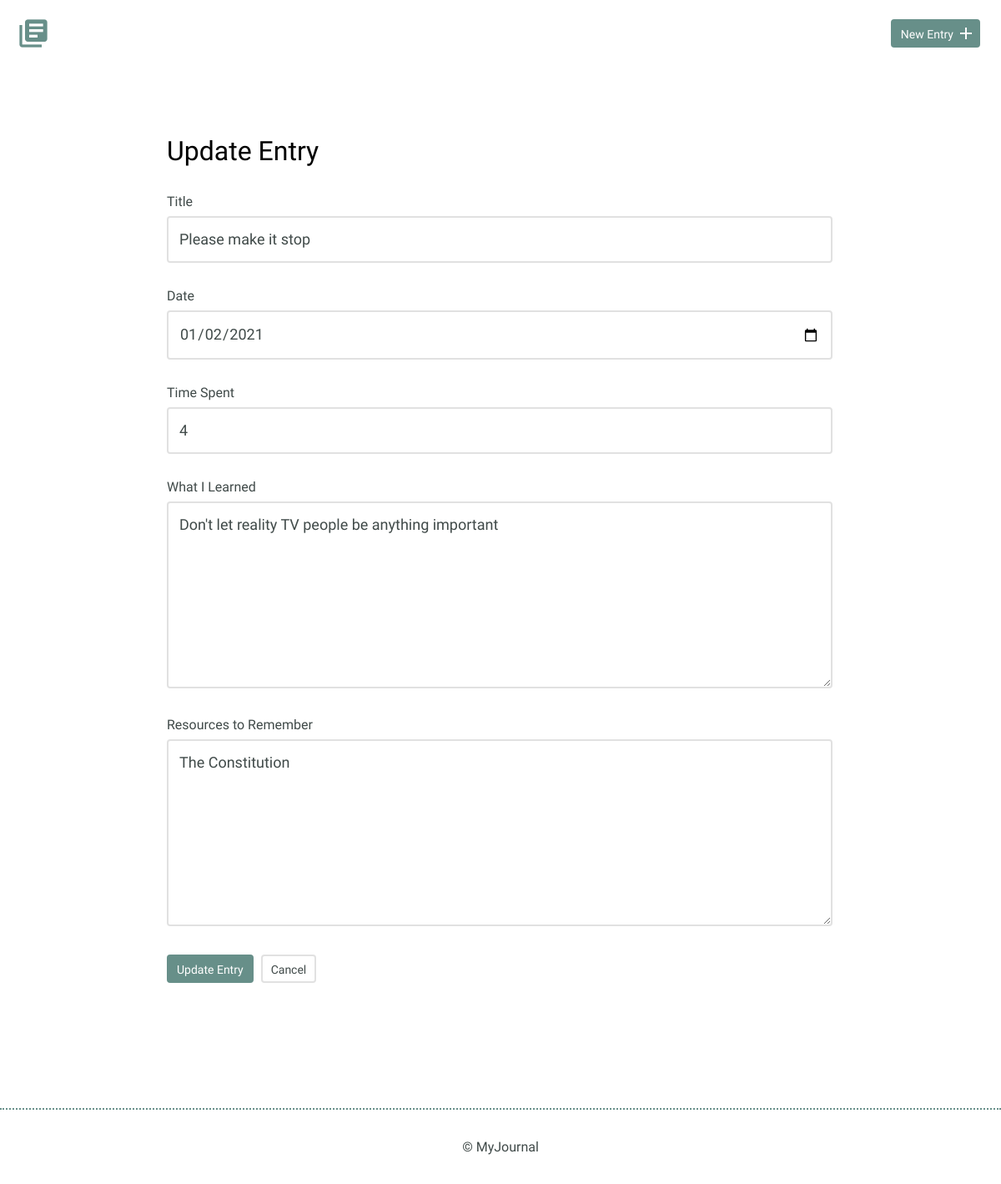
Before: /new.php?id=24 with the older database file.
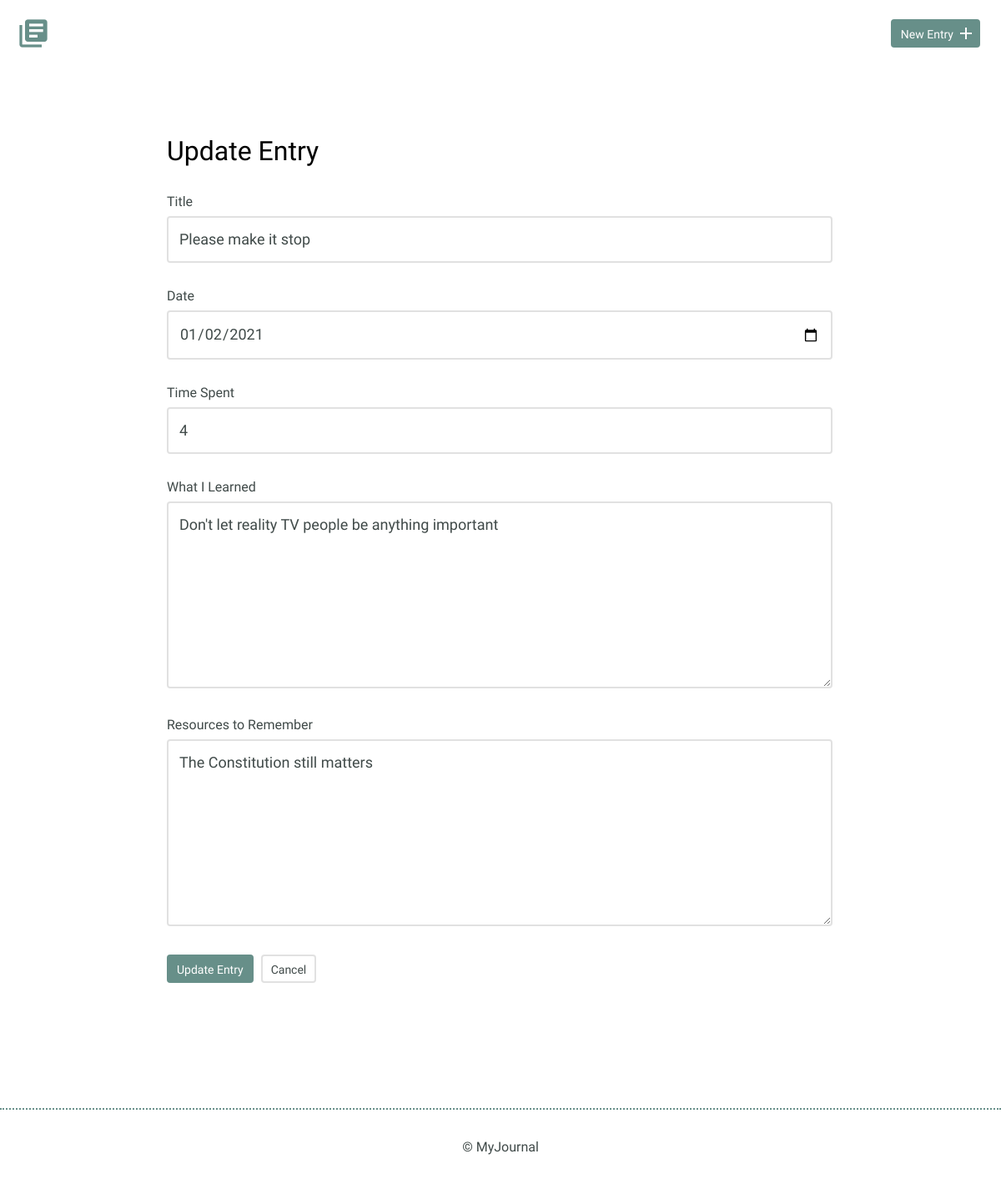
After: the same page with the newer database file.
### tables this page shows
CREATE TABLE "entries" (
	`id`	INTEGER,
	`title`	TEXT,
	`date`	TEXT,
	`time_spent`	INTEGER,
	`learned`	BLOB,
	`resources`	BLOB,
	PRIMARY KEY(`id`)
);

### inc/functions.php (called while the page is built, shortened)
<?php
function get_selected_entry($id) {
    include 'connection.php';
    $sql = 'SELECT * FROM entries WHERE id = ?';
    try {
        $results = $db->prepare($sql);
        $results->bindValue(1, $id, PDO::PARAM_INT);
        $results->execute();
    } catch (Exception $e) {
        echo "Error!: " . $e->getMessage() . "<br />";
        return false;
       die();
    }
    return $results->fetch();
}

### new.php (the view, shortened to what this page needs)
<?php
include 'inc/functions.php';
include 'inc/header.php';
$title = $date = $timeSpent = $whatILearned = $ResourcesToRemember = '';
if (isset($_GET['id'])) {
    list($id, $title, $date, $timeSpent, $whatILearned, $ResourcesToRemember) = get_selected_entry(filter_input(INPUT_GET, 'id', FILTER_SANITIZE_NUMBER_INT));
}
?>
        <section>
            <div class="container">
                <div class="new-entry">
                    <h2><?php
                    if (!empty($id)) {
                        echo 'Update';
                    } else {
                        echo 'New';
                    }
                    ?> Entry</h2>
                    <form method="post" action="new.php">
                        <label for="title"> Title</label>
                        <input id="title" type="text" name="title" value="<?php echo $title ?>" ><br>
                        <label for="date">Date</label>
                        <input id="date" type="date" name="date" value="<?php  echo $date ?>"><br>
                        <label for="timeSpent"> Time Spent</label>
                        <input id="timeSpent" type="text" name="timeSpent" value="<?php echo $timeSpent ?>"><br>
                        <label for="whatILearned">What I Learned</label>
                        <textarea id="whatILearned" rows="5" name="whatILearned" ><?php echo $whatILearned ?></textarea>
                        <label for="ResourcesToRemember">Resources to Remember</label>
                        <textarea id="ResourcesToRemember" rows="5" name="ResourcesToRemember" ><?php echo $ResourcesToRemember ?></textarea>
                        <input type="submit" value="<?php
                            if (!empty($id)) {
                                echo 'Update';
                            } else {
                                echo 'New';
                            }
                            ?> Entry" class="button">
                        <a href="#" class="button button-secondary">Cancel</a>
                    </form>
                </div>
            </div>
        </section>
<?php
include "inc/footer.php";
?>

Changed rows visible on the page:
changed entries "Please make it stop": ResourcesToRemember "The Constitution" → "The Constitution still matters"
